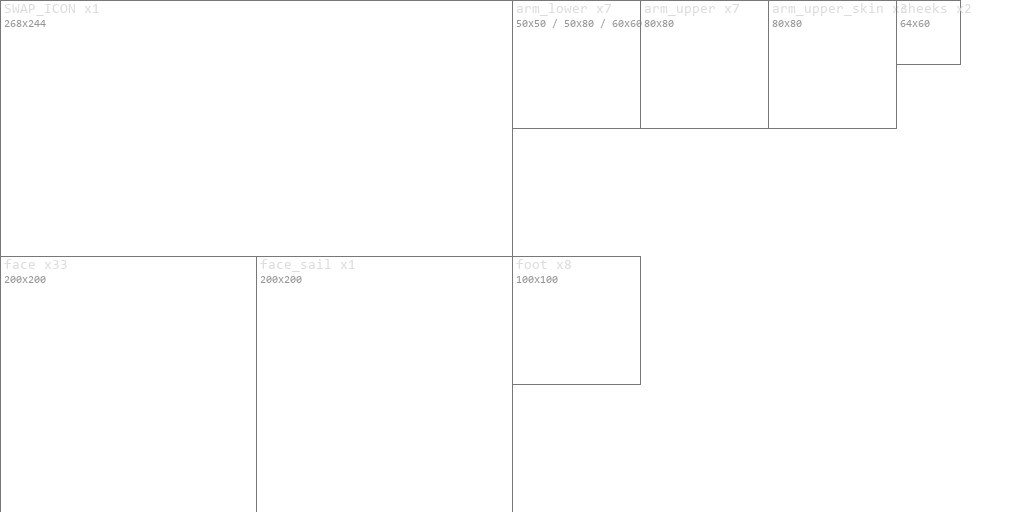
#> input picture assets/dst-character-parts/official-template/animsheet_char_blank_1024x512_RGBA.png, 1024 x 512 px
$ python -i tex_atlas_tool.py   (imports and definitions only)
#> lines starting #> are read from the running program, lines starting #| are printed output that depends on the picture
#!/usr/bin/env python3
"""
Pack and unpack DST atlas TEX/XML pairs.

This script is intentionally self-contained for atlas layout and KTEX handling.
It does not require Don't Starve Mod Tools at runtime.

Requirements:
- Pillow for PNG read and write

Supported today:
- unpack official/local 2D `argb` and `dxt5` KTEX files whose format code encodes mip count
- split atlas entries by XML coordinates
- pack multiple PNGs into one atlas PNG + XML + `argb` or `dxt5` KTEX
- prefer Klei `TextureConverter.exe` when local Don't Starve Mod Tools are installed
"""

from __future__ import annotations

import argparse
import math
import os
import struct
import subprocess
import sys
import tempfile
from collections import deque
import xml.etree.ElementTree as ET
import zipfile
from dataclasses import dataclass
from pathlib import Path

try:
    from PIL import Image
except ModuleNotFoundError as exc:
    raise SystemExit(
        "Pillow is required. Install it with: python -m pip install Pillow"
    ) from exc


DEFAULT_IMAGES_ZIP_PATHS = [
    Path(
        r"C:\Program Files (x86)\Steam\steamapps\common\Don't Starve Together\data\databundles\images.zip"
    ),
    Path(
        r"D:\Program Files (x86)\Steam\steamapps\common\Don't Starve Together\data\databundles\images.zip"
    ),
    Path(
        r"E:\SteamLibrary\steamapps\common\Don't Starve Together\data\databundles\images.zip"
    ),
    Path.home()
    / ".local"
    / "share"
    / "Steam"
    / "steamapps"
    / "common"
    / "Don't Starve Together"
    / "data"
    / "databundles"
    / "images.zip",
    Path.home()
    / "Library"
    / "Application Support"
    / "Steam"
    / "steamapps"
    / "common"
    / "Don't Starve Together"
    / "data"
    / "databundles"
    / "images.zip",
]

DEFAULT_TEXTURE_CONVERTER_PATHS = [
    Path(
        r"C:\Program Files (x86)\Steam\steamapps\common\Don't Starve Mod Tools\mod_tools\tools\bin\TextureConverter.exe"
    ),
    Path(
        r"D:\Program Files (x86)\Steam\steamapps\common\Don't Starve Mod Tools\mod_tools\tools\bin\TextureConverter.exe"
    ),
    Path(
        r"E:\SteamLibrary\steamapps\common\Don't Starve Mod Tools\mod_tools\tools\bin\TextureConverter.exe"
    ),
]

KTEX_MAGIC = b"KTEX"
FORMAT_ARGB = "argb"
FORMAT_DXT5 = "dxt5"

# Post-caves KTEX headers encode more than just the pixel format.
# The low bits describe the texture kind, while the mip count lives in bits 13:17.
KTEX_PLATFORM_SHIFT = 0
KTEX_PLATFORM_MASK = 0xF
KTEX_PIXEL_FORMAT_SHIFT = 4
KTEX_PIXEL_FORMAT_MASK = 0x1F
KTEX_TEXTURE_TYPE_SHIFT = 9
KTEX_TEXTURE_TYPE_MASK = 0xF
KTEX_MIP_COUNT_SHIFT = 13
KTEX_MIP_COUNT_MASK = 0x1F
KTEX_FLAGS_SHIFT = 18
KTEX_FLAGS_MASK = 0x3
KTEX_PADDING_MASK = 0xFFF00000
KTEX_TEXTURE_TYPE_2D = 1
KTEX_FLAGS_DEFAULT = 0x3
KTEX_PADDING_DEFAULT = 0xFFF00000

KTEX_PIXEL_FORMATS_READ = {
    2: FORMAT_DXT5,
    4: FORMAT_ARGB,
}
KTEX_PIXEL_FORMATS_WRITE = {
    FORMAT_DXT5: 2,
    FORMAT_ARGB: 4,
}


@dataclass(frozen=True)
class KTexMip:
    width: int
    height: int
    pitch: int
    size: int


@dataclass(frozen=True)
class KTexHeader:
    format_code: int
    format_name: str
    declared_mip_count: int
    mips: list[KTexMip]
    data_offset: int


@dataclass(frozen=True)
class AtlasElement:
    name: str
    x: int
    y: int
    width: int
    height: int


@dataclass(frozen=True)
class PackedImage:
    source: Path
    name: str
    image: Image.Image


@dataclass(frozen=True)
class Placement:
    packed: PackedImage
    x: int
    y: int


@dataclass(frozen=True)
class BBox:
    x: int
    y: int
    w: int
    h: int


# [121 lines left out: functions parse_args, resolve_images_zip, not called in this run]


def ensure_dir(path: Path) -> Path:
    path.mkdir(parents=True, exist_ok=True)
    return path


# [44 lines left out: functions resolve_texture_converter, normalize_official_entry, parse_format_code, not called in this run]


def build_format_code(format_name: str, mip_count: int) -> int:
    pixel_format = KTEX_PIXEL_FORMATS_WRITE[format_name]
    if mip_count < 1 or mip_count > KTEX_MIP_COUNT_MASK:
        raise ValueError(f"Unsupported mip count for KTEX header: {mip_count}")

    return (
        KTEX_PADDING_DEFAULT
        | (KTEX_FLAGS_DEFAULT << KTEX_FLAGS_SHIFT)
        | (mip_count << KTEX_MIP_COUNT_SHIFT)
        | (KTEX_TEXTURE_TYPE_2D << KTEX_TEXTURE_TYPE_SHIFT)
        | (pixel_format << KTEX_PIXEL_FORMAT_SHIFT)
    )


# [160 lines left out: functions parse_ktex_header, decode_rgb565, decode_dxt5_image, decode_argb_image, decode_ktex_mip0, read_atlas_xml, not called in this run]


def clamp(lower: float, upper: float, value: float) -> float:
    return max(lower, min(upper, value))


# [38 lines left out: function build_atlas_xml, not called in this run]


def build_mip_images(image: Image.Image) -> list[Image.Image]:
    rgba = image.convert("RGBA")
    mip_images = [rgba]
    current = rgba
    while current.size != (1, 1):
        next_width = max(1, current.size[0] // 2)
        next_height = max(1, current.size[1] // 2)
        current = current.resize((next_width, next_height), Image.Resampling.BOX)
        mip_images.append(current)
    return mip_images


# [273 lines left out: functions build_ktex_with_converter, bleed_transparent_pixels, expand_with_border, load_pngs, next_power_of_two, next_multiple_of and 6 more, not called in this run]


def encode_rgb565(color: tuple[int, int, int]) -> int:
    r, g, b = color
    return ((r * 31 + 127) // 255) << 11 | ((g * 63 + 127) // 255) << 5 | ((b * 31 + 127) // 255)


def color_distance_sq(lhs: tuple[int, int, int], rhs: tuple[int, int, int]) -> int:
    return sum((lhs[index] - rhs[index]) ** 2 for index in range(3))


# [94 lines left out: functions make_dxt5_alpha_table, choose_color_endpoints, encode_dxt5_block, encode_dxt5_image, not called in this run]


def build_argb_ktex(image: Image.Image, single_mip: bool = False) -> bytes:
    mip_images = [image.convert("RGBA")] if single_mip else build_mip_images(image)

    header = bytearray()
    header.extend(KTEX_MAGIC)
    header.extend(struct.pack("<I", build_format_code(FORMAT_ARGB, len(mip_images))))

    payload = bytearray()
    for mip in mip_images:
        width, height = mip.size
        flipped = mip.transpose(Image.Transpose.FLIP_TOP_BOTTOM)
        raw = flipped.tobytes("raw", "RGBA")
        header.extend(struct.pack("<HHHI", width, height, width * 4, len(raw)))
        payload.extend(raw)

    return bytes(header + payload)


# [167 lines left out: functions build_dxt5_ktex, write_unpack_outputs, command_unpack, command_pack, main, not called in this run]


# [2 lines not run here, left out]

>>> from PIL import Image
>>> picture = Image.open('../../../assets/dst-character-parts/official-template/animsheet_char_blank_1024x512_RGBA.png')
#> picture is the input picture: PIL image 1024x512 RGBA; mean R, G, B, A 2.6, 2.6, 2.6, 3.2
>>> result = build_argb_ktex(picture)
#> after the loop in build_mip_images, `while current.size != (1, 1):`: mip_images = 11 items
#> the loop in build_argb_ktex, `for mip in mip_images:` made 11 passes
#> (width, height) on passes 1 to 11: (1024, 512), (512, 256), (256, 128), (128, 64), (64, 32), (32, 16), (16, 8), (8, 4), (4, 2), (2, 1), (1, 1)
#> pass 1, in build_argb_ktex, `flipped = mip.transpose(Image.Transpose.FLIP_TOP_BOTTOM)`:
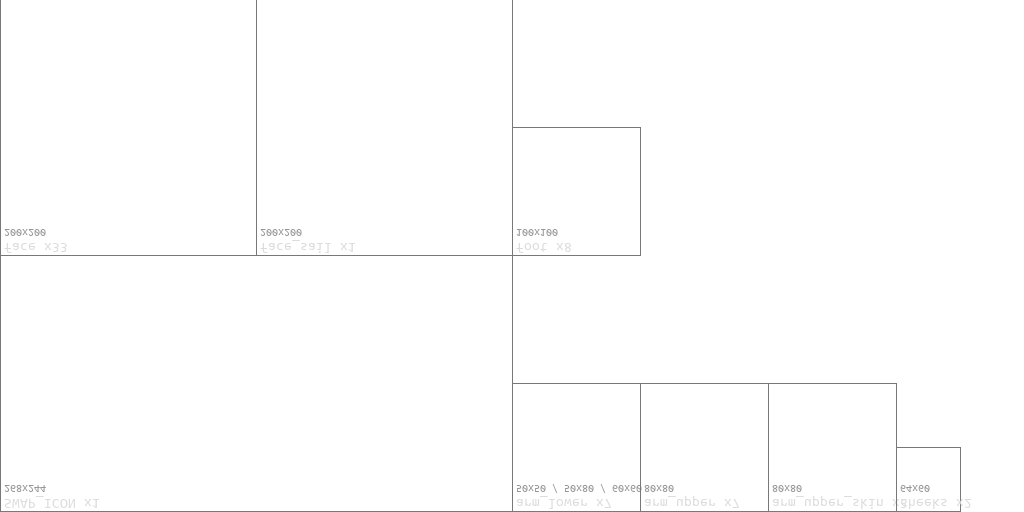
#> flipped: PIL image 1024x512 RGBA; mean R, G, B, A 2.6, 2.6, 2.6, 3.2; transparent parts drawn white

$ run again, on assets/dst-character-parts/official-template/esc_ghost_eyes_250x250_RGBA.png
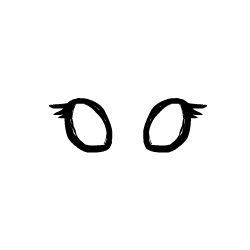
#> input picture assets/dst-character-parts/official-template/esc_ghost_eyes_250x250_RGBA.png, 250 x 250 px
#> picture is the input picture: PIL image 250x250 RGBA; mean R, G, B, A 228.3, 228.3, 228.3, 18.1
#> after the loop in build_mip_images, `while current.size != (1, 1):`: mip_images = 8 items
#> the loop in build_argb_ktex, `for mip in mip_images:` made 8 passes
#> (width, height) on passes 1 to 8: (250, 250), (125, 125), (62, 62), (31, 31), (15, 15), (7, 7), (3, 3), (1, 1)
#> pass 1, in build_argb_ktex, `flipped = mip.transpose(Image.Transpose.FLIP_TOP_BOTTOM)`:
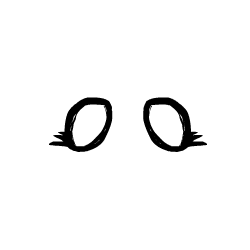
#> flipped: PIL image 250x250 RGBA; mean R, G, B, A 228.3, 228.3, 228.3, 18.1; transparent parts drawn white
#> pass 3, in build_argb_ktex, `flipped = mip.transpose(Image.Transpose.FLIP_TOP_BOTTOM)`:
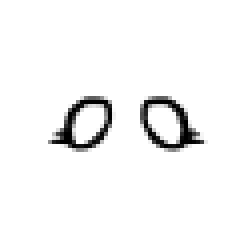
#> flipped: PIL image 62x62 RGBA (shown 4 times larger); mean R, G, B, A 8.3, 8.3, 8.3, 17.6; transparent parts drawn white

$ run again, on assets/dst-character-parts/official-template/esc_ghost_fx_184x136_RGBA.png
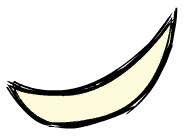
#> input picture assets/dst-character-parts/official-template/esc_ghost_fx_184x136_RGBA.png, 184 x 136 px
#> picture is the input picture: PIL image 184x136 RGBA; mean R, G, B, A 40.7, 40.5, 35.3, 66.8
#> after the loop in build_mip_images, `while current.size != (1, 1):`: mip_images = 8 items
#> the loop in build_argb_ktex, `for mip in mip_images:` made 8 passes
#> (width, height) on passes 1 to 8: (184, 136), (92, 68), (46, 34), (23, 17), (11, 8), (5, 4), (2, 2), (1, 1)
#> pass 1, in build_argb_ktex, `flipped = mip.transpose(Image.Transpose.FLIP_TOP_BOTTOM)`:
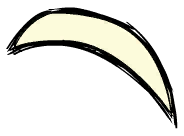
#> flipped: PIL image 184x136 RGBA; mean R, G, B, A 40.7, 40.5, 35.3, 66.8; transparent parts drawn white
#> pass 3, in build_argb_ktex, `flipped = mip.transpose(Image.Transpose.FLIP_TOP_BOTTOM)`:
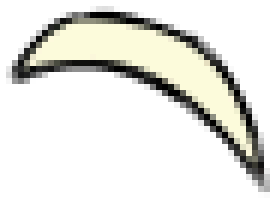
#> flipped: PIL image 46x34 RGBA (shown 6 times larger); mean R, G, B, A 40.7, 40.5, 35.4, 66.8; transparent parts drawn white

$ run again, on assets/dst-character-parts/official-template/esc_ghost_tail_232x392_RGBA.png
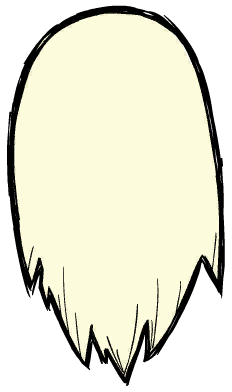
#> input picture assets/dst-character-parts/official-template/esc_ghost_tail_232x392_RGBA.png, 232 x 392 px
#> picture is the input picture: PIL image 232x392 RGBA; mean R, G, B, A 150.2, 149.6, 130.6, 173.7
#> after the loop in build_mip_images, `while current.size != (1, 1):`: mip_images = 9 items
#> the loop in build_argb_ktex, `for mip in mip_images:` made 9 passes
#> (width, height) on passes 1 to 8: (232, 392), (116, 196), (58, 98), (29, 49), (14, 24), (7, 12), (3, 6), (1, 3)
#> pass 1, in build_argb_ktex, `flipped = mip.transpose(Image.Transpose.FLIP_TOP_BOTTOM)`:
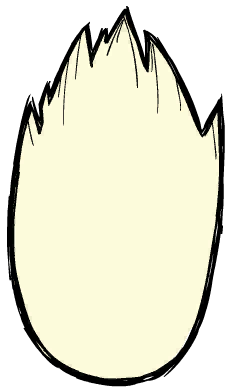
#> flipped: PIL image 232x392 RGBA; mean R, G, B, A 150.2, 149.6, 130.6, 173.7; transparent parts drawn white
#> pass 3, in build_argb_ktex, `flipped = mip.transpose(Image.Transpose.FLIP_TOP_BOTTOM)`:
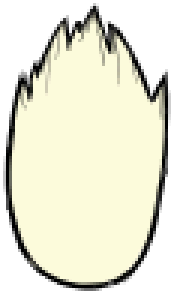
#> flipped: PIL image 58x98 RGBA (shown 3 times larger); mean R, G, B, A 150.3, 149.7, 130.6, 173.7; transparent parts drawn white
